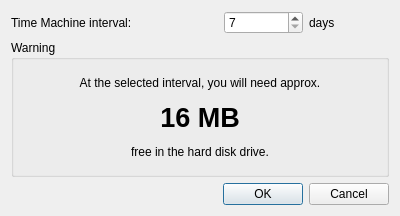
<?xml version="1.0" encoding="UTF-8"?>
<ui version="4.0">
 <class>Dialog_TimeMachineSettings</class>
 <widget class="QDialog" name="Dialog_TimeMachineSettings">
  <property name="geometry">
   <rect>
    <x>0</x>
    <y>0</y>
    <width>400</width>
    <height>216</height>
   </rect>
  </property>
  <property name="minimumSize">
   <size>
    <width>400</width>
    <height>216</height>
   </size>
  </property>
  <property name="maximumSize">
   <size>
    <width>400</width>
    <height>216</height>
   </size>
  </property>
  <property name="windowTitle">
   <string>Dialog</string>
  </property>
  <layout class="QGridLayout" name="gridLayout">
   <item row="0" column="3">
    <widget class="QLabel" name="labelDays">
     <property name="text">
      <string>days</string>
     </property>
    </widget>
   </item>
   <item row="1" column="0" colspan="4">
    <widget class="QGroupBox" name="groupBox">
     <property name="title">
      <string>Warning</string>
     </property>
     <layout class="QGridLayout" name="gridLayout_2">
      <item row="3" column="0">
       <widget class="QLabel" name="labelFree">
        <property name="text">
         <string>free in the hard disk drive.</string>
        </property>
        <property name="alignment">
         <set>Qt::AlignCenter</set>
        </property>
       </widget>
      </item>
      <item row="0" column="0">
       <widget class="QLabel" name="labelSelectedInterval">
        <property name="text">
         <string>At the selected interval, you will need approx.</string>
        </property>
        <property name="alignment">
         <set>Qt::AlignCenter</set>
        </property>
       </widget>
      </item>
      <item row="1" column="0">
       <widget class="QLabel" name="labelSpace">
        <property name="font">
         <font>
          <pointsize>20</pointsize>
          <weight>75</weight>
          <bold>true</bold>
         </font>
        </property>
        <property name="text">
         <string>16 MB</string>
        </property>
        <property name="alignment">
         <set>Qt::AlignCenter</set>
        </property>
       </widget>
      </item>
     </layout>
    </widget>
   </item>
   <item row="0" column="0">
    <widget class="QLabel" name="labelInterval">
     <property name="text">
      <string>Time Machine interval:</string>
     </property>
    </widget>
   </item>
   <item row="2" column="0" colspan="4">
    <widget class="QDialogButtonBox" name="buttonBox">
     <property name="orientation">
      <enum>Qt::Horizontal</enum>
     </property>
     <property name="standardButtons">
      <set>QDialogButtonBox::Cancel|QDialogButtonBox::Ok</set>
     </property>
    </widget>
   </item>
   <item row="0" column="2">
    <widget class="QSpinBox" name="spinBox">
     <property name="minimum">
      <number>7</number>
     </property>
     <property name="maximum">
      <number>365</number>
     </property>
    </widget>
   </item>
  </layout>
 </widget>
 <resources/>
 <connections>
  <connection>
   <sender>buttonBox</sender>
   <signal>accepted()</signal>
   <receiver>Dialog_TimeMachineSettings</receiver>
   <slot>accept()</slot>
   <hints>
    <hint type="sourcelabel">
     <x>248</x>
     <y>254</y>
    </hint>
    <hint type="destinationlabel">
     <x>157</x>
     <y>274</y>
    </hint>
   </hints>
  </connection>
  <connection>
   <sender>buttonBox</sender>
   <signal>rejected()</signal>
   <receiver>Dialog_TimeMachineSettings</receiver>
   <slot>reject()</slot>
   <hints>
    <hint type="sourcelabel">
     <x>316</x>
     <y>260</y>
    </hint>
    <hint type="destinationlabel">
     <x>286</x>
     <y>274</y>
    </hint>
   </hints>
  </connection>
 </connections>
</ui>
